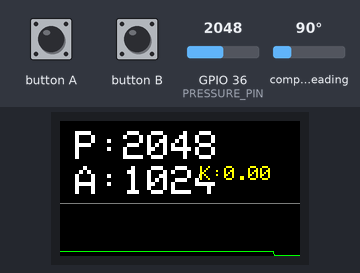
Recording of a sketch running on a simulated ESP32. Parts: 240×135 colour display. Wiring (inferred from the names in the program): AS5600 angle sensor at I2C address 0x36. The inputs (shaded band) are chosen by the test bench; at power-on: compass heading 90°, GPIO 36 (PRESSURE_PIN) = 2048. At 9.5 s the program puts the board to deep sleep or switches it off; the recording ends there.

Above: at 1.6 s.
1.7 s: button B pressed for 0.15 s
At 2.2 s:
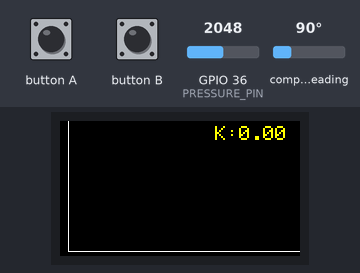
3.3 s: compass heading set to 7°
At 4.5 s:
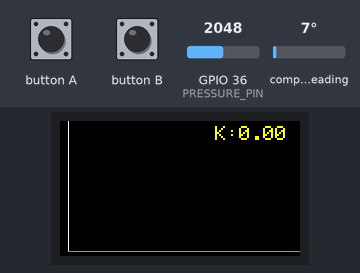
4.8 s: button B pressed for 1 s
At 5.01 s:
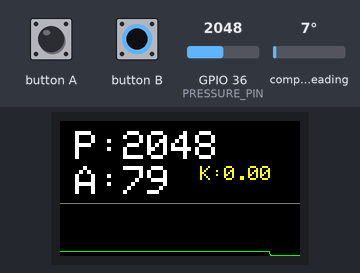
6.4 s: button A pressed for 3.2 s
At 9.2 s:
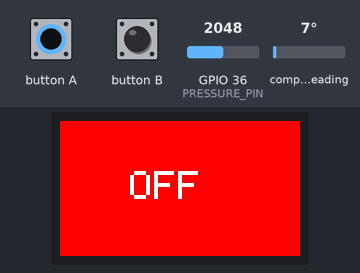
Timing chart, 0 to 9.5 s (numbered marks = the images above; inputs shaded):
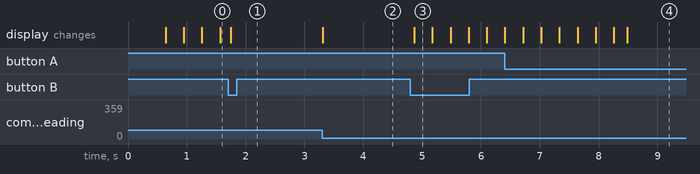

Measured:
- after the input at 1.7 s, the display: changes after 0.05 s (image 1)
- after the input at 3.3 s, the display: changes at once (image 2)
- after the input at 4.8 s, the display: changes after 0.06 s (image 3)
- after the input at 6.4 s, the display: first differs from a run without the input after 2.1 s (image 4)

The sketch:

softness_data.ino
```cpp
#include <M5StickCPlus.h>
#include <Wire.h>

#define AS5600_ADDR 0x36
#define REG_RAW_ANGLE 0x0C
const int PRESSURE_PIN = 36;

// --- setting the range ---
const float RANGE_P = 2000.0;
const float RANGE_A = 60.0;

const int ORIGIN_X = 8;
const int ORIGIN_Y = 130;
const int GRAPH_W = 228;
const int GRAPH_H = 125;

// --- variable ---
int baseP = 4095, baseA = 0;
float lastX = ORIGIN_X, lastY = ORIGIN_Y;
bool isPlotMode = false;
int waveform[240];

void setup() {
  // parameter：LCDEnable=false, PowerEnable=true, SerialEnable=true
  M5.begin(false, true, true);
  M5.Axp.begin();
  M5.Axp.ScreenBreath(0);

  // starting
  M5.Lcd.begin();
  M5.Lcd.setRotation(3);
  M5.Lcd.fillScreen(BLACK);
  delay(100);

  Wire.begin(32, 33);
  baseP = analogRead(PRESSURE_PIN);
  baseA = getEncoderRaw();
  for(int i=0; i<240; i++) waveform[i] = 130;

  if(isPlotMode) initPlotUI();
  else drawMode1Static();
  M5.Axp.ScreenBreath(100);
}

void loop() {
  M5.update();

  // close
  if (M5.BtnA.pressedFor(2000)) {
    M5.Lcd.fillScreen(RED);
    M5.Lcd.setTextColor(WHITE);
    M5.Lcd.setTextSize(4);
    M5.Lcd.setCursor(70, 50);
    M5.Lcd.print("OFF");
    delay(1000);
    M5.Axp.PowerOff();
  }

  // --- default: return to 0 ---
  if (M5.BtnA.wasReleased()) {
    baseP = analogRead(PRESSURE_PIN);
    baseA = getEncoderRaw();
    M5.Lcd.fillScreen(BLACK);
    if(isPlotMode) initPlotUI();
    else drawMode1Static();
    lastX = ORIGIN_X; lastY = ORIGIN_Y;
    M5.Axp.ScreenBreath(100);
    M5.Beep.tone(4000, 100);
  }

  // --- mode switch ---
  if (M5.BtnB.wasPressed()) {
    isPlotMode = !isPlotMode;
    M5.Lcd.fillScreen(BLACK);
    if(isPlotMode) initPlotUI();
    else drawMode1Static();
    lastX = ORIGIN_X; lastY = ORIGIN_Y;
    M5.Axp.ScreenBreath(100);
  }

  int curP = analogRead(PRESSURE_PIN);
  int curA = getEncoderRaw();
  float dP = (float)(baseP - curP); if (dP < 0) dP = 0;
  float dA = (float)abs(curA - baseA);
  float K = (dA > 1.0) ? (dP / dA) : 0;

  if (!isPlotMode) {
    // --- mode 1 screen ---
    M5.Lcd.setTextSize(4);
    M5.Lcd.setTextColor(WHITE, BLACK);
    M5.Lcd.setCursor(15, 10);
    M5.Lcd.printf("P:%-4d", curP);
    M5.Lcd.setCursor(15, 45);
    M5.Lcd.printf("A:%-4d", curA);
    drawWaveform(K);
  }
  else {
    // --- mode 2 screen ---
    drawXYPlot(K, dP, dA);
  }

  delay(15);
}

// --- mode 1 real-time wave ---
void drawWaveform(float k) {
  int graphTop = 85, graphBottom = 134;
  for (int i = 0; i < 239; i++) waveform[i] = waveform[i+1];
  int yVal = map(constrain(k * 10, 0, 150), 0, 150, graphBottom, graphTop);
  waveform[239] = yVal;

  M5.Lcd.fillRect(0, 82, 240, 53, BLACK);
  M5.Lcd.drawFastHLine(0, 82, 240, DARKGREY);
  M5.Lcd.setTextSize(2);
  M5.Lcd.setTextColor(YELLOW, BLACK);
  // adjust the place
  M5.Lcd.setCursor(140, 45);
  M5.Lcd.printf("K:%.2f", k);

  for (int i = 0; i < 239; i++) M5.Lcd.drawLine(i, waveform[i], i+1, waveform[i+1], GREEN);
}

// --- mode 2 dP-dA graph ---
void drawXYPlot(float K, float dP, float dA) {
  M5.Lcd.setTextSize(2);
  M5.Lcd.setTextColor(YELLOW, BLACK);
  M5.Lcd.setCursor(155, 5);
  M5.Lcd.printf("K:%.2f", K);

  int targetX = ORIGIN_X + (int)((dA / RANGE_A) * GRAPH_W);
  int targetY = ORIGIN_Y - (int)((dP / RANGE_P) * GRAPH_H);

  targetX = constrain(targetX, ORIGIN_X, 239);
  targetY = constrain(targetY, 0, ORIGIN_Y);

  if (dA > 0.5 || dP > 2.0) {
    uint16_t color = (K > 5.0) ? RED : GREEN;
    M5.Lcd.drawLine((int)lastX, (int)lastY, targetX, targetY, color);
    lastX = (float)targetX;
    lastY = (float)targetY;
  }
}

int getEncoderRaw() {
  Wire.beginTransmission(AS5600_ADDR);
  Wire.write(REG_RAW_ANGLE);
  Wire.endTransmission(false);
  Wire.requestFrom(AS5600_ADDR, 2);
  if (Wire.available() >= 2) return ((Wire.read() << 8 | Wire.read()) & 0x0FFF);
  return 0;
}

void initPlotUI() {
  M5.Lcd.drawLine(ORIGIN_X, ORIGIN_Y, 239, ORIGIN_Y, WHITE);
  M5.Lcd.drawLine(ORIGIN_X, ORIGIN_Y, ORIGIN_X, 0, WHITE);
}

void drawMode1Static() {
  M5.Lcd.drawFastHLine(0, 82, 240, DARKGREY);
}
```
